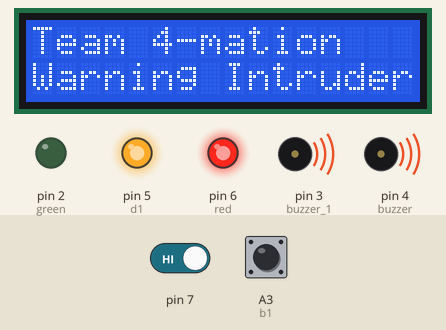
Simulated run of this sketch. Board: Arduino Uno, built with avr-gcc and run on an emulated ATmega328P. On the bench: 16×2 character LCD, output pins drawn as LEDs (lit = HIGH), buzzer (waves = sounding, pin HIGH). Inputs (shaded band) come from the test bench; at power-on: A3 (b1) HIGH, pin 7 HIGH. What the sketch prints to the serial monitor is not drawn.

Above: at 1.2 s.
1.3 s: A3 (b1) pulled LOW for 0.35 s
At 1.45 s:
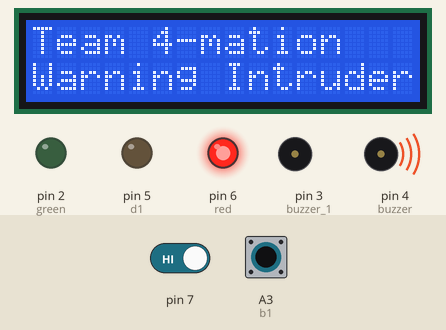
3.1 s: pin 7 driven LOW
At 3.62 s:
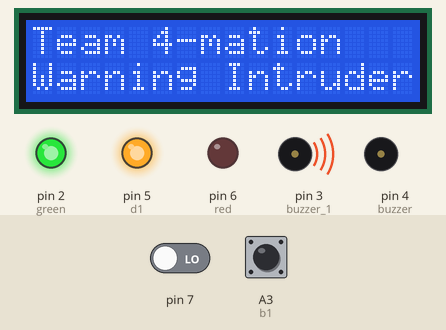
5.2 s: A3 (b1) pulled LOW for 1 s
At 5.47 s:
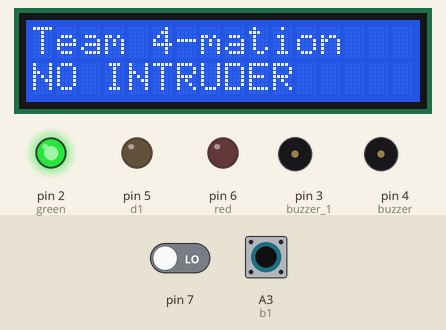
7.7 s: pin 7 driven HIGH
At 8.24 s:
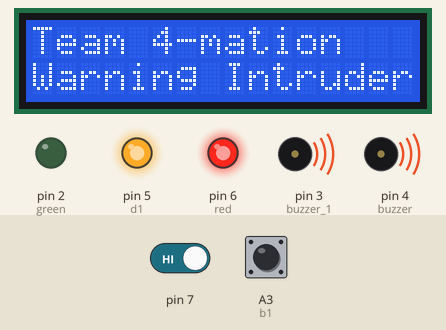
9.9 s: A3 (b1) pulled LOW for 3.2 s
At 10.1 s:
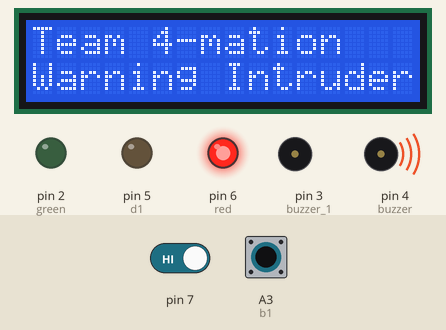
Timing chart, 0 to 14.8 s (numbered marks = the images above; inputs shaded):
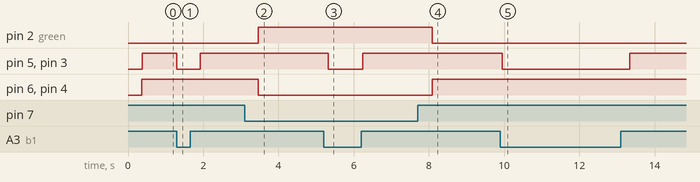

Measured:
- after the input at 1.3 s, pin 5 (d1), pin 3 (buzzer_1): HIGH → LOW at once, → HIGH 0.62 s later
- after the input at 3.1 s, pin 2 (green): LOW → HIGH after 0.37 s; pin 6 (red), pin 4 (buzzer): HIGH → LOW after 0.37 s
- after the input at 5.2 s, pin 5 (d1), pin 3 (buzzer_1): HIGH → LOW after 0.12 s, → HIGH 0.92 s later; the display: first changes after 0.12 s (image 3 shows a later state)
- after the input at 7.7 s, pin 2 (green): HIGH → LOW after 0.39 s; pin 6 (red), pin 4 (buzzer): LOW → HIGH after 0.39 s
- after the input at 9.9 s, pin 5 (d1), pin 3 (buzzer_1): HIGH → LOW after 0.05 s, → HIGH 3.4 s later

The sketch:

Pir_sensor.ino
```cpp
# include <LiquidCrystal.h>

LiquidCrystal lcd (13, 12, 11, 10, 9, 8);

int buzzer = 4;
int green = 2;
int red = 6;
int b1 = A3;
int d1 = 5;
int buzzer_1 = 3;

//int cnt=0,cnt2;
//int timer=0;
                // a maximum of eight servo objects can be created
//int pos = 0;

 void setup(){
  lcd.begin(16,2);
  pinMode (buzzer, OUTPUT);
  pinMode (green, OUTPUT);
  pinMode (red, OUTPUT);
  pinMode(3,OUTPUT);
  pinMode(5,OUTPUT);
  pinMode(b1, INPUT_PULLUP);
  pinMode(d1, OUTPUT);
  pinMode (buzzer_1, OUTPUT);
  digitalWrite(d1, HIGH);
  digitalWrite(d1,LOW);               // wait for a second
//  cnt=0;
  Serial.begin(9600);

 }

 void loop (){
  int pirState = digitalRead(7);//could be some other pin
  lcd.setCursor (0, 0);
  lcd.print("Team 4-mation");
  delay(300);

  if(pirState == LOW){
//    Serial.print(pirState);
//    Serial.println();
    lcd.clear();
    lcd.setCursor (0, 1);
    lcd.print("NO INTRUDER");
    digitalWrite(green, HIGH);
    digitalWrite(red, LOW);
    digitalWrite(buzzer, LOW);
    Serial.print(pirState);
    Serial.println();
//    delay(500);
    //lcd.clear();
  }
  else if(pirState == HIGH){
    lcd.clear();
    lcd.setCursor(0,1);
    lcd.print("Warning Intruder Alert");
    digitalWrite(green, LOW);
    digitalWrite(red, HIGH);
    digitalWrite(buzzer, HIGH);
    Serial.print(pirState);
    Serial.println();
//    delay(500);
    //lcd.clear();


  }
  if(digitalRead(b1) == HIGH){

    Serial.print(1);
    Serial.println();
    lcd.setCursor(0,1);
    lcd.print("Warning Intruder Alert");
    digitalWrite(buzzer_1, HIGH);
    digitalWrite(d1, HIGH);
//    delay(500);               // wait for a second

  }
  else if(digitalRead(b1) == LOW){
    Serial.print(0);
    Serial.println();
    digitalWrite(buzzer_1, LOW);
    digitalWrite(d1, LOW);
//    delay(500);
  }
 }
```
